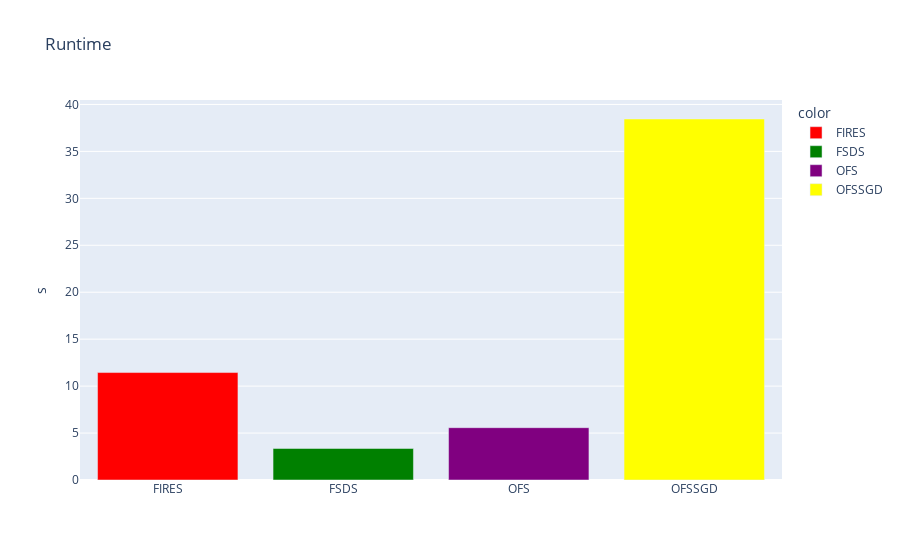

The notebook cell saved with this chart:
### Code cell
# run times
col_names = ["FIRES","FSDS", "OFS", "OFSSGD"]
values = [fires_cuda_run_time, fsds_run_time, ofs_run_time, ofssgd_run_time]
fig = px.bar(x=col_names, y=values, title="Runtime", labels={"y":"s", "x":""}, color=col_names, color_discrete_map={'FIRES': 'red', 
                                                   'FSDS': 'green', 'OFS': 'purple', "OFSSGD":"yellow"})

fig.show()

### Figure 1 — Plotly figure (JSON) as saved in the notebook; plotly's stock layout.template omitted (floating-point values rounded to 4 significant figures)
{"data": [{"alignmentgroup": "True", "hovertemplate": "color=FIRES<br>=%{x}<br>s=%{y}<extra></extra>", "legendgroup": "FIRES", "marker": {"color": "red"}, "name": "FIRES", "offsetgroup": "FIRES", "orientation": "v", "showlegend": true, "textposition": "auto", "type": "bar", "x": ["FIRES"], "xaxis": "x", "y": [11.44], "yaxis": "y"}, {"alignmentgroup": "True", "hovertemplate": "color=FSDS<br>=%{x}<br>s=%{y}<extra></extra>", "legendgroup": "FSDS", "marker": {"color": "green"}, "name": "FSDS", "offsetgroup": "FSDS", "orientation": "v", "showlegend": true, "textposition": "auto", "type": "bar", "x": ["FSDS"], "xaxis": "x", "y": [3.359], "yaxis": "y"}, {"alignmentgroup": "True", "hovertemplate": "color=OFS<br>=%{x}<br>s=%{y}<extra></extra>", "legendgroup": "OFS", "marker": {"color": "purple"}, "name": "OFS", "offsetgroup": "OFS", "orientation": "v", "showlegend": true, "textposition": "auto", "type": "bar", "x": ["OFS"], "xaxis": "x", "y": [5.572], "yaxis": "y"}, {"alignmentgroup": "True", "hovertemplate": "color=OFSSGD<br>=%{x}<br>s=%{y}<extra></extra>", "legendgroup": "OFSSGD", "marker": {"color": "yellow"}, "name": "OFSSGD", "offsetgroup": "OFSSGD", "orientation": "v", "showlegend": true, "textposition": "auto", "type": "bar", "x": ["OFSSGD"], "xaxis": "x", "y": [38.45], "yaxis": "y"}], "layout": {"barmode": "relative", "legend": {"title": {"text": "color"}, "tracegroupgap": 0}, "title": {"text": "Runtime"}, "xaxis": {"anchor": "y", "domain": [0, 1], "title": {"text": ""}}, "yaxis": {"anchor": "x", "domain": [0, 1], "title": {"text": "s"}}}}
